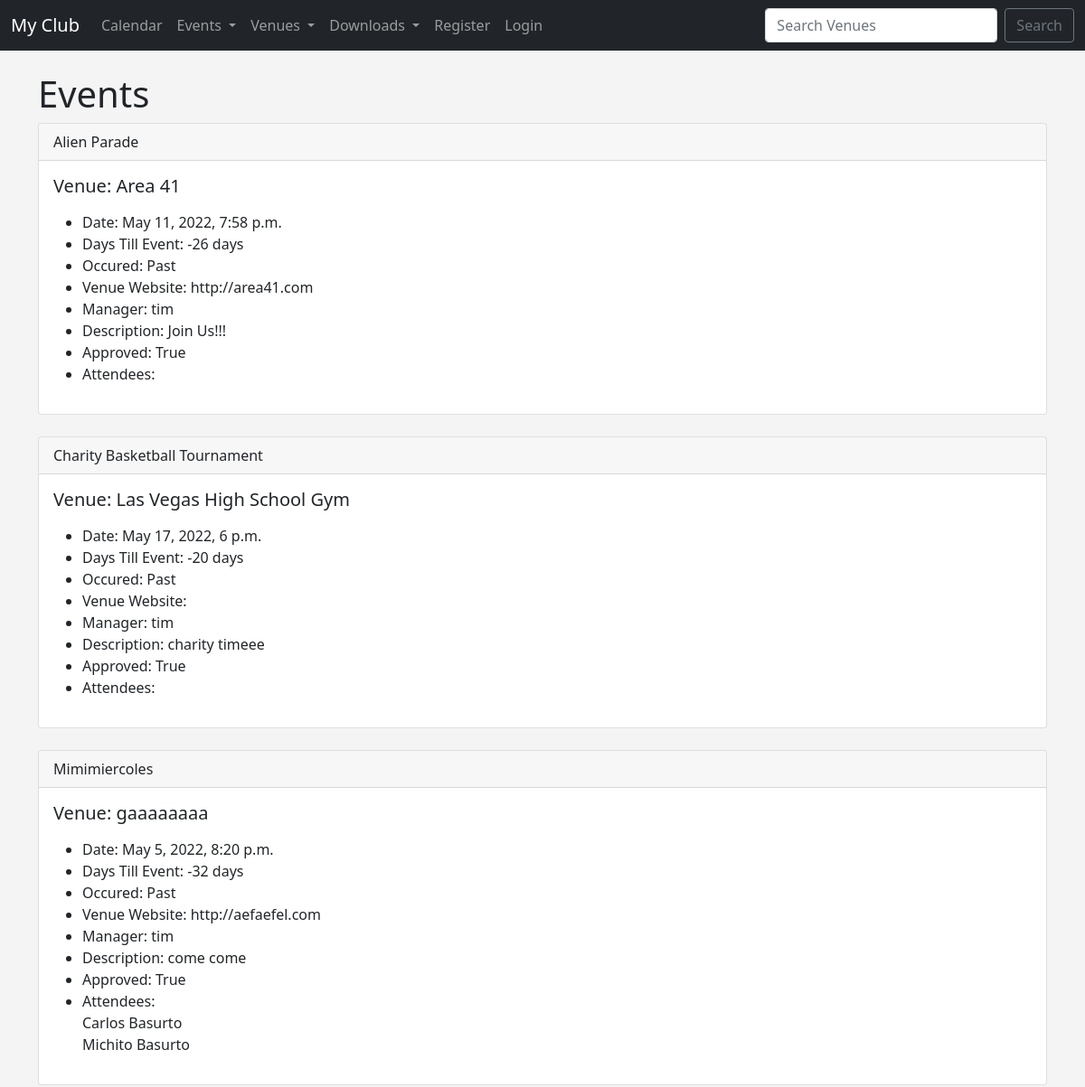
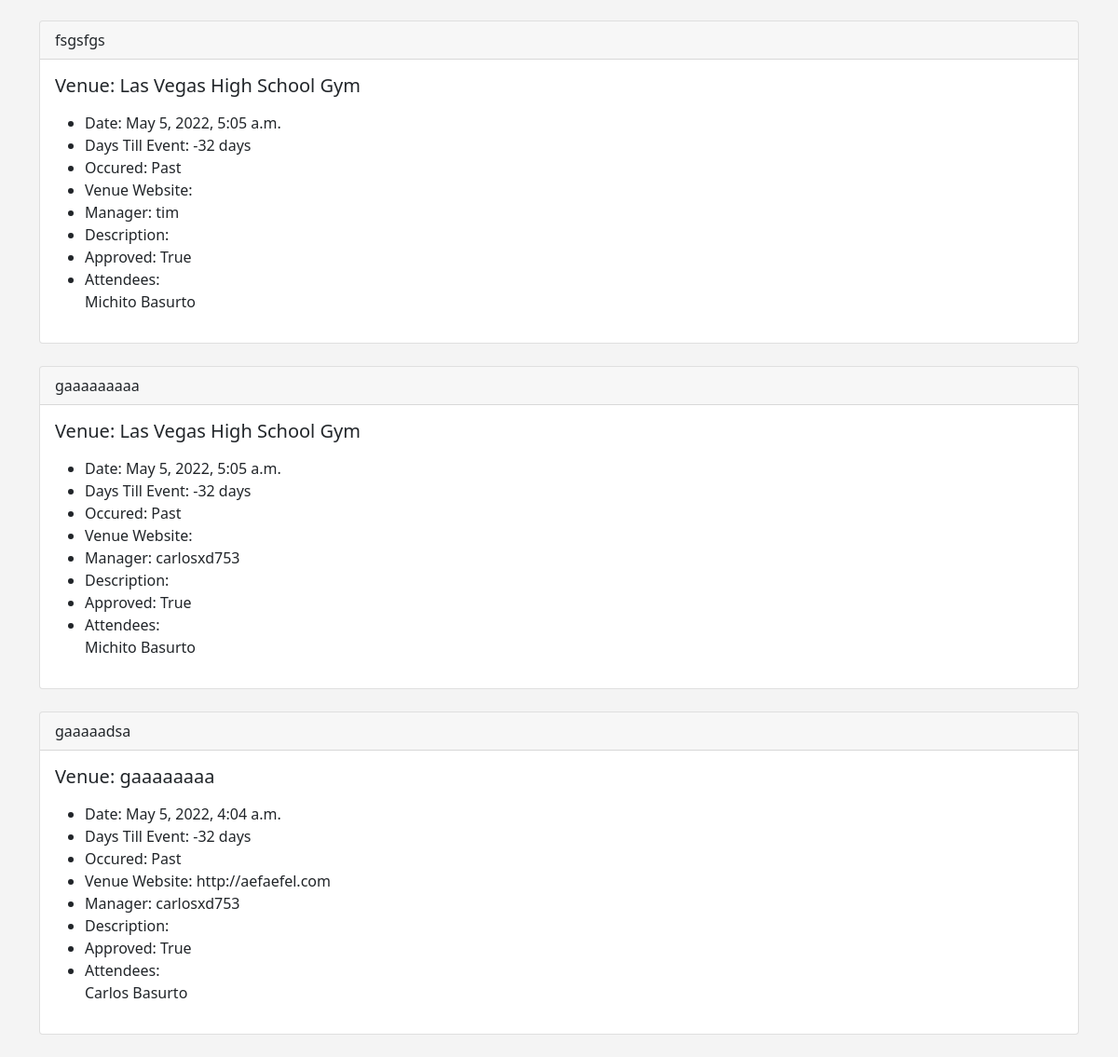
The app's page /events with its own data (2 pictures, top to bottom).
### events/models.py (models this page shows)
class Event(models.Model):
    name = models.CharField('Event Name', max_length=120)
    event_date = models.DateTimeField('Event Date')
    venue = models.ForeignKey(Venue, blank=True, null=True, on_delete=models.CASCADE)
    manager = models.ForeignKey(User, blank=True, null=True, on_delete=models.SET_NULL)
    description = models.TextField(blank=True)
    attendees = models.ManyToManyField(MyClubUser, blank=True)
    approved = models.BooleanField('Approved', default=False)
    def __str__(self):
        return self.name
    @property
    def Days_till(self):
        today = date.today()
        days_till = self.event_date.date() - today
        days_till_stripped = str(days_till).split(",", 1)[0]
        return days_till_stripped
    @property
    def Is_Past(self):
        today = date.today()
        if self.event_date.date() < today:
            thing = "Past"
        else:
            thing = "Future"
        return thing

class Venue(models.Model):
    name = models.CharField('Venue Name', max_length=120)
    address = models.CharField(max_length=300)
    zip_code = models.CharField('Zip Code', max_length=15)
    phone = models.CharField('Contact Phone', max_length=25, blank=True)
    web = models.URLField('Website Address', blank=True)
    email_address = models.EmailField('Email Address', blank=True)
    owner = models.IntegerField('Venue Owner', blank=False, default=1)
    venue_image = models.ImageField(null=True, blank=True, upload_to="images/")
    def __str__(self):
        return self.name

class MyClubUser(models.Model):
    first_name = models.CharField(max_length=30)
    last_name = models.CharField(max_length=30)
    email = models.EmailField('User Email')
    def __str__(self):
        return '{0} {1}'.format(self.first_name, self.last_name)

### events/views.py (the view)
# urls.py: path('events', views.all_events, name='list-events'),
def all_events(request):
    event_list = Event.objects.all().order_by('name')
    return render(request, 'events/event_list.html', {'event_list': event_list})

### events/templates/events/event_list.html (shortened to what this page needs)
{% extends 'events/base.html' %}
{% block content %}
    <h1>Events</h1>
{% for event in event_list %}
{% if event.approved %}
<div class="card">
  <div class="card-header">
    {{ event }}
  </div>
  <div class="card-body">
    <h5 class="card-title">Venue: {{ event.venue }}</h5>
    <p class="card-text">
        <ul>
            <li>Date: {{ event.event_date }}</li>
            <li>Days Till Event: {{ event.Days_till }}</li>
            <li>Occured: {{ event.Is_Past }}</li>
            <li>Venue Website: {{ event.venue.web }}</li>
            <li>Manager: {{ event.manager }}</li>
            <li>Description: {{ event.description }}</li>
            <li>Approved: {{ event.approved }}</li>
            <li>Attendees:</br>
            {% for user in event.attendees.all %}
            {{ user }}</br>
            {% endfor %}
            </li>
        </ul>
    </p>
  </div>
</div>
{% endif %}
<br/>
{% endfor %}
{% endblock %}

### events/templates/events/base.html (shortened to what this page needs)
<!doctype html>
<html lang="en">
  <head>
    <link href="https://cdn.jsdelivr.net/npm/bootstrap@5.1.3/dist/css/bootstrap.min.css" rel="stylesheet">
  </head>
  <body>
    {% include 'events/navbar.html' %}
    <br/>
    <div class='container'>
        {% block content %}
        {% endblock %}
    </div>
  </body>
</html>

### events/templates/events/navbar.html (shortened to what this page needs)
<nav class="navbar navbar-expand-lg navbar-dark bg-dark">
    <div class="container-fluid">
      <a class="navbar-brand" href="{% url 'home' %}">My Club</a>
      <div class="collapse navbar-collapse" id="navbarSupportedContent">
        <ul class="navbar-nav me-auto mb-2 mb-lg-0">
          <li class="nav-item">
            <a class="nav-link" href="{% url 'home' '2021' 'March' %}">Calendar</a>
          </li>
          <li class="nav-item dropdown">
            <a class="nav-link dropdown-toggle" href="#" id="navbarDropdown" role="button" data-bs-toggle="dropdown" aria-expanded="false">
              Events
            </a>
          </li>
          <li class="nav-item dropdown">
            <a class="nav-link dropdown-toggle" href="#" id="navbarDropdown" role="button" data-bs-toggle="dropdown" aria-expanded="false">
              Venues
            </a>
          </li>
          <li class="nav-item dropdown">
            <a class="nav-link dropdown-toggle" href="#" id="navbarDropdown" role="button" data-bs-toggle="dropdown" aria-expanded="false">
              Downloads
            </a>
          </li>
          {% if user.is_authenticated %}
          {% if user.is_superuser %}
            <li class="nav-item">
              <a class="nav-link" href="{% url 'admin_approval' %}">Admin</a>
            </li>
          {% endif %}
            <li class="nav-item">
              <a class="nav-link" href="{% url 'logout' %}">Logout</a>
            </li>
          {% else %}
            <li class="nav-item">
              <a class="nav-link" href="{% url 'register_user' %}">Register</a>
            </li>
            <li class="nav-item">
              <a class="nav-link" href="{% url 'login' %}">Login</a>
            </li>
          {% endif %}
        </ul>
        <form class="d-flex" method=POST action="{% url 'search-venues' %}">
          <input class="form-control me-2" type="search" placeholder="Search Venues" aria-label="Search" name="searched">
          <button class="btn btn-outline-secondary" type="submit">Search</button>
        </form>
      </div>
    </div>
  </nav>

### events/templates/events/base.html (style rules this page uses)
body { background: #f4f4f4; }

### records on screen
Event: name "Alien Parade", venue "Area 41", event_date "May 11, 2022, 7:58 p.m.", Days_till "-26 days", Is_Past "Past", venue.web "http://area41.com", manager "tim", description "Join Us!!!", approved "True"
Event: name "Charity Basketball Tournament", venue "Las Vegas High School Gym", event_date "May 17, 2022, 6 p.m.", Days_till "-20 days", Is_Past "Past", manager "tim", description "charity timeee", approved "True"
Event: name "Mimimiercoles", venue "gaaaaaaaa", event_date "May 5, 2022, 8:20 p.m.", Days_till "-32 days", Is_Past "Past", venue.web "http://aefaefel.com", manager "tim", description "come come", approved "True"
MyClubUser: first_name+last_name "Carlos Basurto"
MyClubUser: first_name+last_name "Michito Basurto"
Event: name "fsgsfgs", venue "Las Vegas High School Gym", event_date "May 5, 2022, 5:05 a.m.", Days_till "-32 days", Is_Past "Past", manager "tim", approved "True"
Event: name "gaaaaaaaaa", venue "Las Vegas High School Gym", event_date "May 5, 2022, 5:05 a.m.", Days_till "-32 days", Is_Past "Past", manager "carlosxd753", approved "True"
Event: name "gaaaaadsa", venue "gaaaaaaaa", event_date "May 5, 2022, 4:04 a.m.", Days_till "-32 days", Is_Past "Past", venue.web "http://aefaefel.com", manager "carlosxd753", approved "True"
